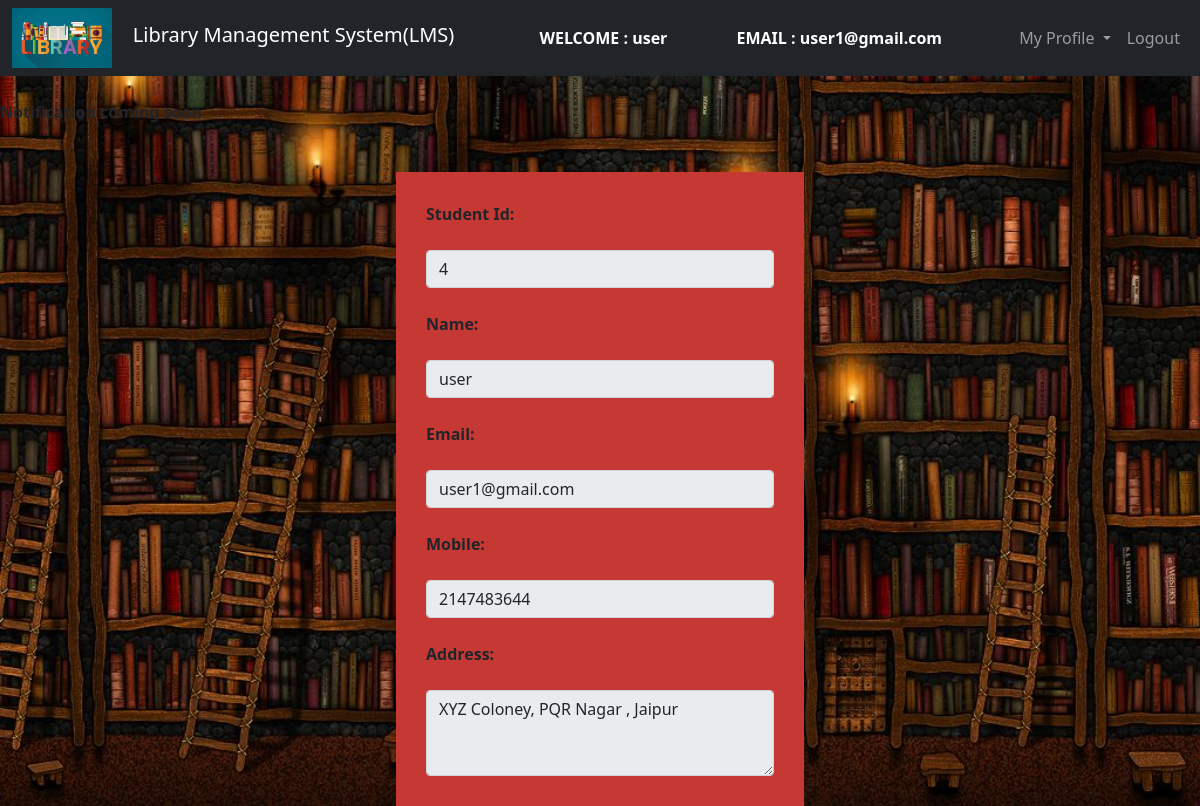
The page /User/view_profile.php (signed in) on the database its author committed.
### tables this page shows
CREATE TABLE `users` (
  `id` int(11) NOT NULL,
  `name` varchar(50) NOT NULL,
  `email` varchar(100) NOT NULL,
  `password` varchar(100) NOT NULL,
  `mobile` int(10) NOT NULL,
  `address` varchar(250) NOT NULL
);

### User/view_profile.php (the view, shortened to what this page needs)
<?php
$connection = mysqli_connect("localhost", "root", "");
$id = "";
$name = "";
$email = "";
$mobile = "";
$address = "";
$query = "select * from users where id = '$_SESSION[id]'";
$query_run = mysqli_query($connection, $query);
while ($row = mysqli_fetch_assoc($query_run)) {
    $id = $row['id'];
    $name = $row['name'];
    $email = $row['email'];
    $mobile = $row['mobile'];
    $address = $row['address'];
}
?>
<!DOCTYPE html>
<html>
<head>
    <link href="https://cdn.jsdelivr.net/npm/bootstrap@5.0.0-beta2/dist/css/bootstrap.min.css" rel="stylesheet">
</head>
<body>
    <nav class="navbar navbar-expand-lg navbar-dark bg-dark">
        <div class="container-fluid">
            <div class="navbar-header">
                <img src="./images/abc1.jpeg" width="100" height="60"> &nbsp &nbsp
                <a class="navbar-brand" href="user_dashboard.php">Library Management System(LMS)</a>
            </div>
            <font style="color: white">
                <span>
                    <strong>
                        WELCOME : <?php echo $_SESSION['name']; ?></strong>
                </span>
            </font>
            <font style="color: white">
                <span>
                    <strong>
                        EMAIL : <?php echo $_SESSION['email']; ?></strong>
                </span>
            </font>
            <ul class="nav navbar-nav navbar-right">
                <li class="nav-item dropdown">
                    <a class="nav-link dropdown-toggle" data-toggle="dropdown">
                        My Profile
                    </a>
                </li>
                <li class="nav-item"><a class="nav-link" href="../logout.php">
                        Logout
                    </a></li>
            </ul>
        </div>
    </nav><br>
    <?php include '../header.php'; ?><br>
    <b>
        <div class="row">
            <div class="col-md-4"> </div>
            <div class="col-md-4" style="background-color: rgb(197, 56, 51); padding: 30px">
                <form>
                <div class="form-group">
                        <label>Student Id: </label><br><br>
                        <input type="text" class="form-control" value="<?php echo $id; ?>" disabled>
                    </div>
                    <br>
                    <div class="form-group">
                        <label>Name: </label><br><br>
                        <input type="text" class="form-control" value="<?php echo $name; ?>" disabled>
                    </div>
                    <br>
                    <div class="form-group">
                        <label>Email: </label><br><br>
                        <input type="text" class="form-control" value="<?php echo $email; ?>" disabled>
                    </div>
                    <br>
                    <div class="form-group">
                        <label>Mobile: </label><br><br>
                        <input type="text" class="form-control" value="<?php echo $mobile; ?>" disabled>
                    </div>
                    <br>
                    <div class="form-group">
                        <label>Address: </label><br><br>
                        <textarea rows="3" cols="40" disabled="" class="form-control"><?php echo $address; ?></textarea>
                    </div>
                </form>
            </div>
        </div>
    </b>
</body>
</html>

### User/view_profile.php (style rules this page uses)
body { background-image: url("./images/final3.jpg"); background-repeat: no-repeat; background-size: cover; background-color: #cccccc; }

### rows shown on the page
users: id "4", name "user", email "user1@gmail.com", mobile "2147483644", address "XYZ Coloney, PQR Nagar , Jaipur"

### other values the page prints
$_SESSION['name'] "user"
$_SESSION['email'] "user1@gmail.com"
